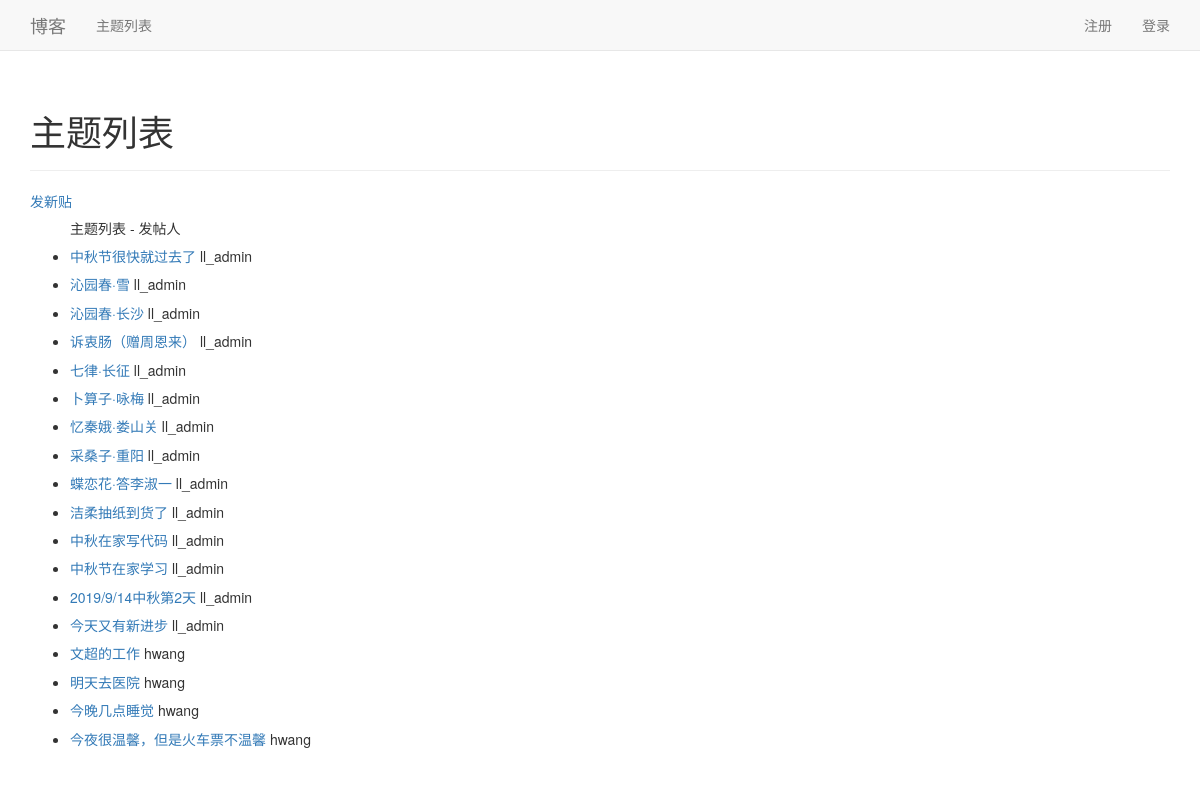
/topics/, run on an earlier commit of the app's database.
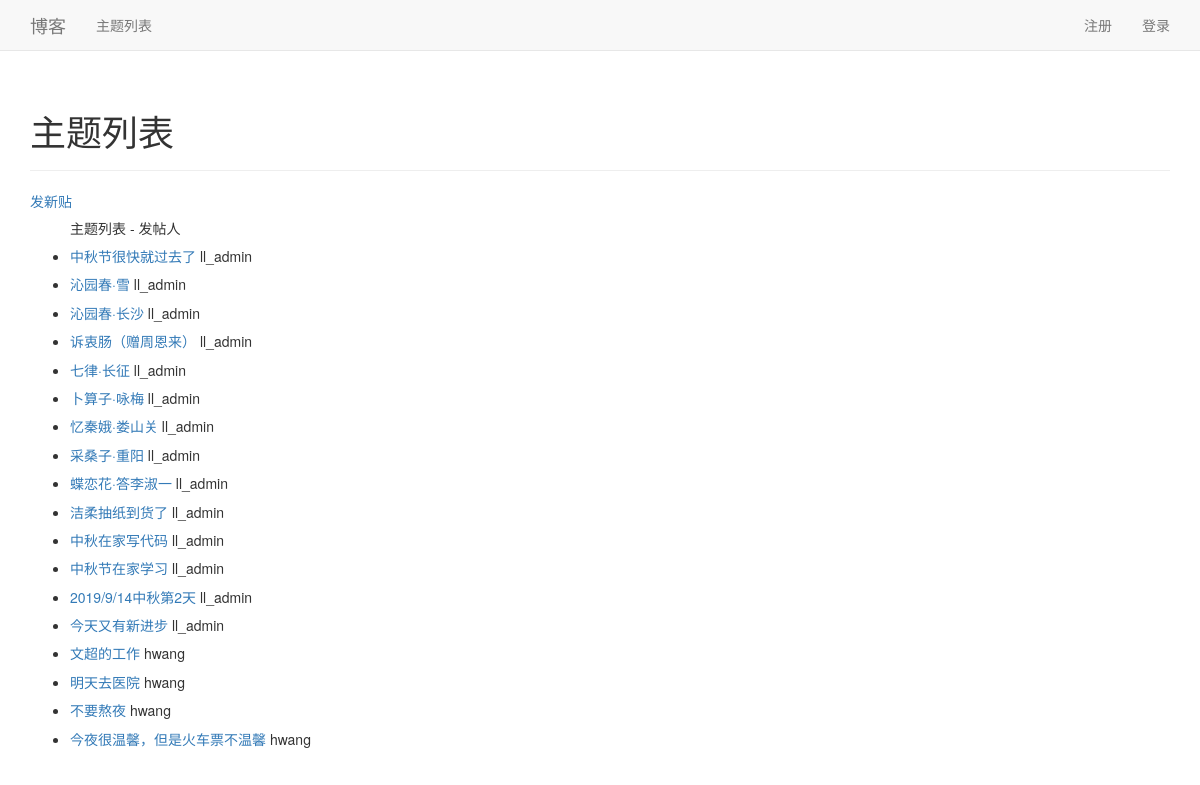
And on a later commit of the database.
### blogs/models.py (models this page shows)
class BlogPost(models.Model):
    title = models.CharField(max_length=200)
    text = models.TextField()
    date_added = models.DateTimeField(auto_now_add=True)
    owner = models.ForeignKey(User, on_delete=models.PROTECT)
    def __str__(self):
        return self.title

### blogs/views.py (the view)
# urls.py: url(r'^topics/$', views.topics, name='topics'),
def topics(request):
    topics = BlogPost.objects.order_by('date_added')
    context = {'topics': topics}
    return render(request, 'blogs/topics.html', context)

### blogs/templates/blogs/topics.html
{% extends "blogs/base.html" %}
{% block header %}
  <h1>主题列表</h1>
{% endblock header %}
{% block content %}
  <a href="{% url 'blogs:new_topic' %}">发新贴</a>
  <ul>
    <h5>主题列表 - 发帖人</h5>
    {% for topic in topics %}
      <li>
        <h5>
          <a href="{% url 'blogs:topic' topic.id %}">{{ topic }}</a>
              {{ topic.owner }}
        </h5>
      </li>
    {% empty %}
      <li>还没有添加任何主题.</li>
    {% endfor %}
  </ul>
{% endblock content %}

What changed in the data, as far as the page shows it:
changed BlogPost: title "今晚几点睡觉" → "不要熬夜"
